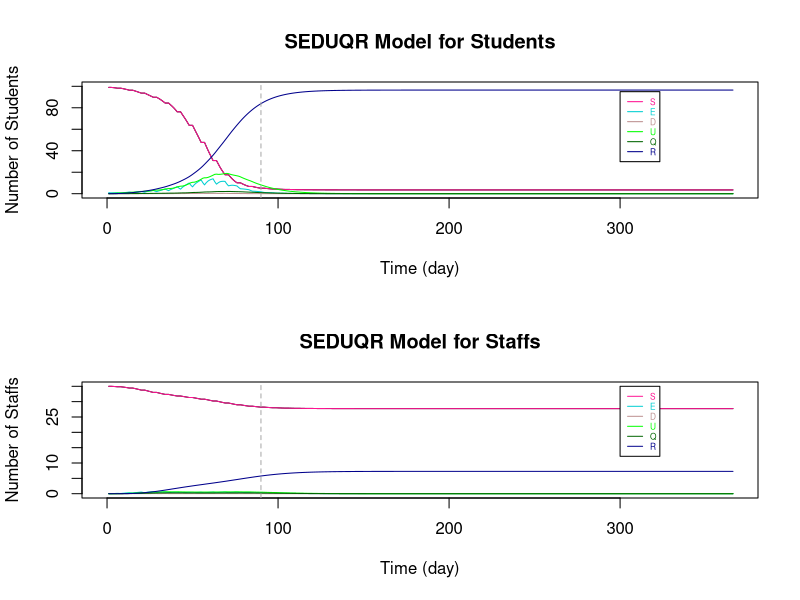

Reproduce this figure in R.
# Baseline : 
# School Opening Time : Monday - Friday
# Bubble Size : 10 studemts with 3 staffs
# Betwwen Bubble Contact Number : 3

###################################################################################################################

# Parameters
Ta = matrix(c(0.64,1), nrow = 2) # transmissibility of student and staff
Ca = matrix(c(0.79,1), nrow = 1)  # susceptibility of student and staff
tau = c(0.54, 0.54/2)  # individual transmission rate within and outside the bubble
# set p: the transmission rate: 
p1 = Ta %*% Ca
# p = (student-student same bubble, student-student different, staff-student, student-staff, staff-staff both teaching same or different bubbles)
p = c(p1[1,1]*tau[1], p1[1,1]*tau[2], p1[2,1]*tau[2], p1[1,2]*tau[2], p1[2,2]*tau[2]) #RHO

a = 0.2  # ALPHA: rate from latent to infection
d = c(0.1,0.3) # d:probability of an infection is detectable/symptomatic for student and staff
e = 0.138 # EPSILON: the relative transmission for undetectable compared to detectable
o = 0.75  # THETA: rate of getting quanrantined 
y = 0.1 # GAMMA:recovery rate (differ by age and compartments)

r.values = c(9,3,10,3,3)  # r:contact r people (should be changing with time), in the same order as p (RHO)

T = 366
N = 10 # student number in each bubble


###################################################################################################################

# Define dataframe - students bubbles 1-10 and total staff
# Define array 
B <- matrix(rep(0), T, 7)
A <- array(rep(B), dim = c(T, 7, 11))

A[,1,] <- 10 #  S
A[,7,] <- 10 #  N
A[,1,11] <- 30  # 30 staffs are S initially
A[,7,11] <- 55 #  55 staffs in total (20 of them work from home)
A[1,,1] <- c(9,1,0,0,0,0,10)   # initials

dimnames(A) <- list(1:T, c("S","E","D","U","Q","R","N"), c(sprintf("B%d", 1:10),"Staff"))  # name the array

head(A)
da_t <- as.data.frame(A)

###################################################################################################################

# Set initials
S <- matrix(rep(0), T+1, 10)
E <- matrix(rep(0), T+1, 10)
D <- matrix(rep(0), T+1, 10)
U <- matrix(rep(0), T+1, 10)
Q <- matrix(rep(0), T+1, 10)
R <- matrix(rep(0), T+1, 10)
r <- matrix(rep(0), T+1, 10)

S.Staff=S1=S2=S3=S4=S5=S6=S
E.Staff=E1=E2=E3=E4=E5=E6=E
D.Staff=D1=D2=D3=D4=D5=D6=D
U.Staff=U1=U2=U3=U4=U5=U6=U
Q.Staff=Q1=Q2=Q3=Q4=Q5=Q6=Q
R.Staff=R1=R2=R3=R4=R5=R6=R
r1=r2=r3=r4=r5=r

S5.diff=S2.diff=S
E5.diff=E2.diff=E
D5.diff=D2.diff=D
U5.diff=U2.diff=U
R5.diff=R2.diff=R
r5.diff=r2.diff=r

S.Staff.change = S.Staff

# Staff replacement
Staff.School = S.Staff  
Staff.rp = S.Staff  

# Tutorial Group
S.Std_Std = S
S.Std1=S.Std2=S
S.Stf=E.Stf=D.Stf=U.Stf=Q.Stf=R.Stf=S


###################################################################################################################
# The Symbols for the Dynamic system 

# STUDENTS
# S, E, D, U, Q, R : (without subscript of numbers) TOTAL number of students in each compartment (for an individual bubble)

# S1, E1, D1, U1, Q1, R1: TOTAL number of students in each compartments with ONLY the intractions WITHIN bubbles (for an individual bubble)

# S2.diff, E2.diff, D2.diff, U2.diff, R2.diff : TOTAL number of students that are not in the specified bubble (for an individual bubble)

# S2, E2, D2, U2, Q2, R2: CHANGE of number of students in each compartments by BETWEEN-BUBBLES interactions (for an individual bubble)

# S3, E3, D3, U3, Q3, R3 : CHANGE of number of students in each compartments by their teaching staffs (for an individual bubble)

# STAFFS
# S.Staff, E.Staff, D.Staff, U.Staff, Q.Staff, R.Staff : (without subscript of numbers) TOTAL number of STAFF in each compartment (for those teaching an individual bubble)

# S4, E4, D4, U4, Q4, R4: CHANGE of number of staffs in each compartments by the students they teach (for those teaching an individual bubble)

# S5.diff, E5.diff, D5.diff, U5.diff, R5.diff : TOTAL number of staffs that are not teaching the specified bubble (for those teaching an individual bubble)

# S5, E5, D5, U5, Q5, R5 : CHANGE of number of staffs in each compartments by staffs teaching other bubbles (for those teaching an individual bubble)

# S6, E6, D6, U6, Q6, R6 : CHANGE of number of staffs in each compartments by the staffs teaching the same bubble (for those teaching an individual bubble)

# r are the number of sesceptible contacts that an infection case would contact (vary with situations)

# Staff.School : the number of staff at school of teaching each bubble

# Staff.rp : the number of staff that can come to teach the bubble that were working from home

# TUTOR GROUP

# S.Std_Std : CHANGE of number of student in tutor group by infections within tutor group

# S.Std1 : CHANGE of number of student in bubble j by infections within tutor group

# S.Std2 : CHANGE of number of student in bubble j by infections from the tutor

# S.Stf, E.Stf, D.Stf, U.Stf, Q.Stf, R.Stf : Total number of tutors being infected in tutor group j

###################################################################################################################

# i : time step start from 1 
# j : bubble number 1 to 10

for (i in 1:T){
  for (j in 1:10){  
    
    ###### For STUDENTS
    
    # initals
    S[1,j] =  da_t[1,paste("S.B", j, sep = "")]
    E[1,j] =  da_t[1,paste("E.B", j, sep = "")]
    D[1,j] =  da_t[1,paste("D.B", j, sep = "")]
    U[1,j] =  da_t[1,paste("U.B", j, sep = "")]
    Q[1,j] =  da_t[1,paste("Q.B", j, sep = "")]
    R[1,j] =  da_t[1,paste("R.B", j, sep = "")]
    
    # STUDENT to STUDENT in the SAME BUBBLE
    S1[1,j] =  da_t[1,paste("S.B", j, sep = "")]
    E1[1,j] =  da_t[1,paste("E.B", j, sep = "")]
    D1[1,j] =  da_t[1,paste("D.B", j, sep = "")]
    U1[1,j] =  da_t[1,paste("U.B", j, sep = "")]
    Q1[1,j] =  da_t[1,paste("Q.B", j, sep = "")]
    R1[1,j] =  da_t[1,paste("R.B", j, sep = "")]
    r1[1,j] =  S[1,j]  # number of contact depends on how many S in the bubble
    
    # This formula comes from the dynamic equations (in powerpoint slide 4)
    S1[i+1,j] = S[i,j] - r1[i,j]*p[1]*(D[i,j]+e*U[i,j])
    E1[i+1,j] = E[i,j] + r1[i,j]*p[1]*(D[i,j]+e*U[i,j]) - a*E[i,j]
    D1[i+1,j] = D[i,j] + a*d[1]*E[i,j] - o*D[i,j]
    U1[i+1,j] = U[i,j] + a*(1-d[1])*E[i,j] - y*U[i,j]
    Q1[i+1,j] = Q[i,j] + o*D[i,j] - y*Q[i,j]
    R1[i+1,j] = R[i,j] + y*(Q[i,j]+U[i,j])
    r1[i+1,j] = S[i,j] 
    
    
    # STUDENT to STUDENT in DIFFERENT BUBBLES #
    # number of contact for each individual in bubble j to students in other bubbles
    r2.diff[1,j] =  3  # each student in j contact 3 students in other bubbles
    r2.diff[i+1,j] = r2.diff[i,j]    
    # the total number of contacts of the students in bubble j
    m = round(r2.diff[i,j]*(S[i,j]))  # only Susceptible individuals in j might be infected by students in other bubbles
    
    # inital values of total number of students at school not in bubble j
    # (only S,E,D,U are at school, currently not considered recovery come back to school yet)
    S2.diff[1,j] = 90
    E2.diff[1,j] = 0
    D2.diff[1,j] = 0
    U2.diff[1,j] = 0
    R2.diff[1,j] = 0
    
    # Subset for S,E,D,U compartments of all bubbles 
    all.S = (c(1:ncol(da_t)) %% 7) == 1
    all.E = (c(1:ncol(da_t)) %% 7) == 2
    all.D = (c(1:ncol(da_t)) %% 7) == 3
    all.U = (c(1:ncol(da_t)) %% 7) == 4
    all.R = (c(1:ncol(da_t)) %% 7) == 6
    
    #total number of students at school not in bubble j (and not staff: the reason of removing the last column)
    # The number of S, E, D, U at time i, different to bubble j
    S2.diff[i,j] = round(sum((da_t[i,(all.S)][,-j])[,c(1:ncol(da_t[i,(all.S)][,-j])-1)]))
    E2.diff[i,j] = round(sum((da_t[i,(all.E)][,-j])[,c(1:ncol(da_t[i,(all.E)][,-j])-1)]))
    D2.diff[i,j] = round(sum((da_t[i,(all.D)][,-j])[,c(1:ncol(da_t[i,(all.D)][,-j])-1)]))
    U2.diff[i,j] = round(sum((da_t[i,(all.U)][,-j])[,c(1:ncol(da_t[i,(all.U)][,-j])-1)]))
    R2.diff[i,j] = round(sum((da_t[i,(all.R)][,-j])[,c(1:ncol(da_t[i,(all.R)][,-j])-1)]))
    
    # make a list of S, E, D, U not in bubble j (the times of repeat is the number of students in each compartment)
    list = c(rep("S", S2.diff[i,j]), rep("E", E2.diff[i,j]), rep("D", D2.diff[i,j]), rep("U", U2.diff[i,j]), rep("R", R2.diff[i,j]))
    
    #count the number of S,E,D,U that students in j contacted to
    # " sample(list, m, replace = TRUE) ": Randomly select m from list
    set.seed(123)
    countS = sum((sample(list, m, replace = TRUE))=="S") # for students in bubble j: the number of contact outside bubble j are S
    countE = sum((sample(list, m, replace = TRUE))=="E") # for students in bubble j: the number of contact outside bubble j are E
    countD = sum((sample(list, m, replace = TRUE))=="D") # for students in bubble j: the number of contact outside bubble j are D
    countU = sum((sample(list, m, replace = TRUE))=="U") # for students in bubble j: the number of contact outside bubble j are U
    countR = sum((sample(list, m, replace = TRUE))=="R") # for students in bubble j: the number of contact outside bubble j are R
    
    
    # The number of change in S and E compartments by interactions from other bubbles to bubbles j (only the partial effect)
    # initial (no intractions between bubbles at time 1)
    S2[1,j] = 0
    E2[1,j] = 0
    
    # The change in S and E for bubble j only depends on the number of:
    # 1. (   susceptible students in bubble j: r1[i,j] = S[i,j]   ) and 
    # 2. (   number of detectable/symtomatic and undetectable/asymtomatic that are contacted in other bubbles: countD+e*countU   
    #                                                        -- e is because the effectiveness on D and U in infection rate are different)
    S2[i+1,j] = -p[2]*(countD+e*countU)  # Only the change because of other bubbles
    E2[i+1,j] = p[2]*(countD+e*countU)  # Only the change because of other bubbles, so those Es goes into D/U compartments are included in E1
    
    
    # STAFF to STUDENTs they teach 
    # initial - there is no change of S and E initially
    S3[1,j] = 0
    E3[1,j] = 0
    r3[1,j] = r.values[3]
    
    # The change in S and E for bubble j depends on the number of D and U of staffs
    S3[i+1,j] = - r1[i,j]*p[3]*(D.Staff[i,j]+e*U.Staff[i,j])   
    E3[i+1,j] = r1[i,j]*p[3]*(D.Staff[i,j]+e*U.Staff[i,j]) 
    r3[i+1,j] =  S[i,j]
    
    
    
    ### TUTOR GROUP
    
    # STUDENTs TO STUDENTs in the same tutorial group
    
    # A tutor group contains 2 bubbles of students and a staff that is not teaching the bubbles
    # With the tutor meeting of 15mins and a typical school day of 6 hours, the time length of contact is 1/24 of that in a bubble
    # initial (S.Std_Std is the change of S in tutor group j with students in both bubble j and 11-j)
    S.Std_Std[1,] = c(rep(0,10))  # S.Std_Std : total change of students in tutor group
    S.Std1[1,] = c(rep(0,10))
    
    
    # The change of S for tutor group j with students in both bubble j and 11-j
    if (j <= 5){ # 5 tutor groups in total
      S.Std_Std[i+1,j] = - (S[i,j]+S[i,11-j])*p[1]*((D[i,j]+e*U[i,j])+(D[i,11-j]+e*U[i,11-j]))*1/24
      
      # As the change is less than 0.5, separate the new cases of infections according to the percentage of S in each bubble
      if (S[i,j]+S[i,11-j] > 0){
        S.Std1[i+1,j] = S.Std_Std[i+1,j]*S[i,j]/(S[i,j]+S[i,11-j])  # S.Std1 : total change of students in  bubble j by having tutor group
        S.Std1[i+1,11-j] = S.Std_Std[i+1,j]*S[i,11-j]/(S[i,j]+S[i,11-j])
      }
      
      else{
        S.Std1[i+1,j] = 0
        S.Std1[i+1,11-j] = 0
      }
    }
    
    else{ # avoid to count the infections twice
    }
    
    
    # STAFF TO STUDENTs in the same tutorial group
    
    # There is only 1 staff for each tutor group
    # S.Std2 : the change of studnets in bubble j by infections from the tutor
    # initial - there is no change of S and E initially
    S.Std2[1,] = c(rep(0,10)) 
    
    # The change of S for tutor group j with students in both bubble j and 11-j
    if (j <= 5){ # 5 tutor groups in total
      if (S[i,j]+S[i,11-j] > 0){
        S.Std2[i+1,j] = - ((S[i,j]+S[i,11-j])*p[3]*(D.Stf[i,j]+e*U.Stf[i,j])*1/24)*(S[i,j]/(S[i,j]+S[i,11-j]))
        S.Std2[i+1,11-j] = - ((S[i,j]+S[i,11-j])*p[3]*(D.Stf[i,j]+e*U.Stf[i,j])*1/24)*(S[i,11-j]/(S[i,j]+S[i,11-j]))
      }
      
      else{
        S.Std2[i+1,j] = 0
        S.Std2[i+1,11-j] = 0
      }
    }
    
    else{ # avoid to count the infections twice
    }
    
    
    
    # TOTAL on STUDNETS 
    if (S1[i+1,j] + S2[i+1,j] + S3[i+1,j] + S.Std1[i+1,j] + S.Std2[i+1,j] >= 0){   # The total number of S has to be >= 0
      S[i+1,j] = S1[i+1,j] + S2[i+1,j] + S3[i+1,j] + S.Std1[i+1,j] + S.Std2[i+1,j]
      E[i+1,j] = E1[i+1,j] + E2[i+1,j] + E3[i+1,j] - S.Std1[i+1,j] - S.Std2[i+1,j]
    }
    else {  # If not, S = 0, 
      #         E = previous (time step) amout of E - the same amount of students reduced in S compartment - those move to the next compartments
      S[i+1,j] = 0
      E[i+1,j] = E[i,j] - (S[i+1,j]-S[i,j]) - a*E[i,j]
    }
    
    D[i+1,j] = D1[i+1,j]
    U[i+1,j] = U1[i+1,j]
    Q[i+1,j] = Q1[i+1,j]
    R[i+1,j] = R1[i+1,j]
    
    
    ###### For STAFF
    
    # Assume there are 55 staffs in total, initially 30 of them teach students. 
    # The overall effect on STAFF (stdent -> staff  &   staff -> staff in same / different bubble)
    
    # initials
    S.Staff[1,] =  3
    E.Staff[1,] =  0
    D.Staff[1,] =  0
    U.Staff[1,] =  0
    Q.Staff[1,] =  0
    R.Staff[1,] =  0
    
    # STUDENT to STAFF
    # initials
    S4[1,j] = 0
    r4[1,j] = r.values[4]  
    
    # Only S and E compartments will change directly by the infection cause by studnets (E3 = -S3)
    S4[i+1,j] = - r4[i]*p[4]*(D[i,j]+e*U[i,j])
    r4[i+1,j] = S.Staff[i,j]
    
    
    # STAFF to STAFF (teach same bubble)
    # initials
    S6[1,j] = 0
    
    # Only S and E compartments will change directly by the infection cause by staffs teach same bubble (E6 = -S6)
    S6[i+1,j] = - r4[i]*p[5]*(D.Staff[i,j]+e*U.Staff[i,j])
    
    
    # STAFF to STAFF (teach different bubbles)
    # number of contact for each individual staff teach bubble j to the staffs teach other bubbles
    r5.diff[1,j] =  3  # each staff teach j contact 3 staffs teach other bubbles
    r5.diff[i+1,j] = r5.diff[i,j]    
    # the total number of contacts of the students in bubble j
    m.Staff = round(r5.diff[i,j]*(S.Staff[i,j]))  # only Susceptible staffs in j might be infected 
    
    # inital values of total number of staff at school not teach bubble j
    # (only S,E,D,U are at school, currently not considered recovery come back to school yet)
    S5.diff[1,] = 27
    E5.diff[1,] = 0
    D5.diff[1,] = 0
    U5.diff[1,] = 0
    R5.diff[1,] = 0
    
    # The number of S, E, D, U at time i, not teaching to bubble j
    S5.diff[i,j] = round(sum(S.Staff[i,])-S.Staff[i,j])
    E5.diff[i,j] = round(sum(E.Staff[i,])-E.Staff[i,j])
    D5.diff[i,j] = round(sum(D.Staff[i,])-D.Staff[i,j])
    U5.diff[i,j] = round(sum(U.Staff[i,])-U.Staff[i,j])
    R5.diff[i,j] = round(sum(R.Staff[i,])-R.Staff[i,j])
    
    # make a list of S, E, D, U not teach bubble j (the times of repeat is the number of staff in each compartment)
    list.Staff = c(rep("S", S5.diff[i,j]), rep("E", E5.diff[i,j]), rep("D", D5.diff[i,j]), rep("U", U5.diff[i,j]), rep("R", R5.diff[i,j]))
    
    #count the number of S,E,D,U that staffs teaching bubble j contacted to
    # " sample(list.Staff, m.Staff, replace = TRUE) ": Randomly select m.Staff from list
    set.seed(123)
    count.StaffS = sum((sample(list.Staff, m.Staff, replace = TRUE))=="S") # for students in bubble j: the number of contact outside bubble j are S
    count.StaffE = sum((sample(list.Staff, m.Staff, replace = TRUE))=="E") # for students in bubble j: the number of contact outside bubble j are E
    count.StaffD = sum((sample(list.Staff, m.Staff, replace = TRUE))=="D") # for students in bubble j: the number of contact outside bubble j are D
    count.StaffU = sum((sample(list.Staff, m.Staff, replace = TRUE))=="U") # for students in bubble j: the number of contact outside bubble j are U
    count.StaffR = sum((sample(list.Staff, m.Staff, replace = TRUE))=="R") # for students in bubble j: the number of contact outside bubble j are R
    
    # The number of change in S and E compartments by staffs teach j and other staffs contacts
    # initial (no transmission at time 1)
    S5[1,j] = 0
    
    # The change in S and E for staffs teach bubble j only depends on the number of:
    # 1. (   susceptible staffs teach bubble j: r5[i,j] = S.Staff[i,j]   ) and 
    # 2. (   number of detectable/symtomatic and undetectable/asymtomatic staffs teach other bubbles: count.StaffD+e*count.StaffU
    #                                                        -- e is because the effectiveness on D and U in infection rate are different)
    S5[i+1,j] = - p[5]*(count.StaffD+e*count.StaffU)  # Only the change because of staff teach other bubbles
    # E5 = -S5
    
    
    # TUTOR GROUP
    
    # The STUDENTS in the tutor group to STAFF
    # Assume for tutor group 1-5, the tutor is not teaching any bubbles
    # There is no staff to replace tutor if he is infected, but he will work again when he has recovered
    # initial - there is no change of S and E initially
    S.Stf[1,] = c(rep(1,5), rep(0,5)) 
    E.Stf[1,] = D.Stf[1,] = U.Stf[1,] = Q.Stf[1,] = R.Stf[1,] = rep(0,10)
    
    
    # The total number of S for staff in tutor group j 
    if (j <= 5){ # 5 tutor groups in total
      if (S.Stf[i,j] > 0){
        S.Stf[i+1,j] = S.Stf[i,j] - S.Stf[i,j]*p[4]*((D[i,j]+e*U[i,j])+(D[i,11-j]+e*U[i,11-j]))*1/24
      }
      
      else{
        S.Stf[i+1,j] = 0
      }
    }
    
    else{ # avoid to count the infections twice
      S.Stf[i+1,j] = 0
    }
    
    if (S.Stf[i+1,j] - S.Stf[i,j] >= 0) {
      S.Stf[i+1,j] = S.Stf[i+1,j]
    }
    
    else{
      S.Stf[i+1,j] = S.Stf[i,j]
    }
    
    E.Stf[i+1,j] = E.Stf[i,j] + (S.Stf[i+1,j] - S.Stf[i,j]) - a*E.Stf[i,j]
    D.Stf[i+1,j] = D.Stf[i,j] + a*d[1]*E.Stf[i,j] - o*D.Stf[i,j]
    U.Stf[i+1,j] = U.Stf[i,j] + a*(1-d[1])*E.Stf[i,j] - y*U.Stf[i,j]
    Q.Stf[i+1,j] = Q.Stf[i,j] + o*D.Stf[i,j] - y*Q.Stf[i,j]
    R.Stf[i+1,j] = R.Stf[i,j] + y*(Q.Stf[i,j]+U.Stf[i,j])
    
    # TOTAL on STAFF
    # the total change of staff
    
    S.Staff.change[1,j] = 0
    S.Staff.change[i+1,j] = -(S4[i+1,j] + S5[i+1,j] + S6[i+1,j])    
    
    # With larger number in each group, remove the overlapping cases of new infection by:
    # (There might be chance an individual staff is infected by both students he teach and other staff he contact with)
    # Here, use randomly choosing to reduce the overlapping change effect
    # # # count.StaffS_overlap = - round(S3[i+1,j] + S5[i+1,j] + S6[i+1,j]) # the infected cases/the change in S (with overlap)
    
    # This formula comes from the dynamic equations (in powerpoint slide 4)
    S.Staff[i+1,j] = S.Staff[i,j] - S.Staff.change[i+1,j]
    E.Staff[i+1,j] = E.Staff[i,j] + S.Staff.change[i+1,j] - a*E.Staff[i,j]
    D.Staff[i+1,j] = D.Staff[i,j] + a*d[2]*E.Staff[i,j] - o*D.Staff[i,j]
    U.Staff[i+1,j] = U.Staff[i,j] + a*(1-d[2])*E.Staff[i,j] - y*U.Staff[i,j]
    Q.Staff[i+1,j] = Q.Staff[i,j] + o*D.Staff[i,j] - y*Q.Staff[i,j]
    R.Staff[i+1,j] = R.Staff[i,j] + y*(Q.Staff[i,j]+U.Staff[i,j])
    
    
   
    
    
    
    # The change on Weekends
    # There will not be new infections from 0 A.M. on Saturday till 0 A.M. on the following Monday
    
    offschool = c(seq(0,T,7)-1,seq(0,T,7)-0)
    
    if (!is.na(match(i, setdiff(0:T,offschool))) == TRUE){  #if time i is weekday
    }
    
    else{  #if time i is weekend
      S[i+1,j] = S[i,j]
      E[i+1,j] = E[i,j] - a*E[i,j]
      
      S.Staff[i+1,j] = S.Staff[i,j]
      E.Staff[i+1,j] = E.Staff[i,j] - a*E.Staff[i,j]
      
    }
    
    # Add the results of each time step i and each bubble j of each compartments to the dataframe da_t
    da_t[i,paste("S.B", j, sep = "")] <- S[i,j]
    da_t[i,paste("E.B", j, sep = "")] <- E[i,j]
    da_t[i,paste("D.B", j, sep = "")] <- D[i,j]
    da_t[i,paste("U.B", j, sep = "")] <- U[i,j]
    da_t[i,paste("Q.B", j, sep = "")] <- Q[i,j]
    da_t[i,paste("R.B", j, sep = "")] <- R[i,j]
    
    da_t[i,paste("S.", "Staff", sep = "")] <- sum(S.Staff[i,]) + sum(S.Stf[i,])
    da_t[i,paste("E.", "Staff", sep = "")] <- sum(E.Staff[i,]) + sum(E.Stf[i,])
    da_t[i,paste("D.", "Staff", sep = "")] <- sum(D.Staff[i,]) + sum(D.Stf[i,])
    da_t[i,paste("U.", "Staff", sep = "")] <- sum(U.Staff[i,]) + sum(U.Stf[i,])
    da_t[i,paste("Q.", "Staff", sep = "")] <- sum(Q.Staff[i,]) + sum(Q.Stf[i,])
    da_t[i,paste("R.", "Staff", sep = "")] <- sum(R.Staff[i,]) + sum(R.Stf[i,])
    
    # Sum up the total dynamic of students for all bubbles
    da_t$S.Student[i] <- sum(S[i,])
    da_t$E.Student[i] <- sum(E[i,])
    da_t$D.Student[i] <- sum(D[i,])
    da_t$U.Student[i] <- sum(U[i,])
    da_t$Q.Student[i] <- sum(Q[i,])
    da_t$R.Student[i] <- sum(R[i,])
    da_t$N.Student[i] <- 100
    
  }
}

# Add extra columns 
for (i in 1:T){
  
  # reproduction rate Rt
  da_t$Rt.Student[i] <- (da_t$E.Student[i+1] + da_t$D.Student[i+1] + da_t$U.Student[i+1] + da_t$Q.Student[i+1]) / 
    (da_t$E.Student[i] + da_t$D.Student[i] + da_t$U.Student[i] + da_t$Q.Student[i])
  
  da_t$Rt.Staff[i] <- (da_t$E.Staff[i+1] + da_t$D.Staff[i+1] + da_t$U.Staff[i+1] + da_t$Q.Staff[i+1]) / 
    (da_t$E.Staff[i] + da_t$D.Staff[i] + da_t$U.Staff[i] + da_t$Q.Staff[i])
}



###################################################################################################################
# Plot SEDUQR graphs
par(mfrow=c(2, 1), lwd=1)

# Students
X_lim <- seq(1,T,by=1)
plot(da_t$S.Student~X_lim, pch=15, col="black", main = "SEDUQR Model for Students", type = "l", xlab = "Time (day)", ylab = "Number of Students", xlim = c(0,T), ylim = c(0,100))

lines(da_t$S.Student, col="DeepPink", lty=1)
lines(da_t$E.Student, col="darkTurquoise", lty=1)
lines(da_t$D.Student, col="RosyBrown", lty=1)
lines(da_t$U.Student, col="green", lty=1)
lines(da_t$Q.Student, col="darkgreen", lty=1)
lines(da_t$R.Student, col="darkblue", lty=1)

legend(300, 95 ,c("S","E","D", "U", "Q", "R"),col=c("DeepPink","darkTurquoise","RosyBrown", "green", "darkgreen", "darkblue"),
       text.col=c("DeepPink","darkTurquoise","RosyBrown", "green", "darkgreen", "darkblue"),lty=c(1,1,1,1,1,1),
       cex=0.5)

abline(v=90,col="dark grey", lty=2)

# Staffs
X_lim <- seq(1,T,by=1)
plot(da_t$S.Staff~X_lim, pch=15, col="black", main = "SEDUQR Model for Staffs", type = "l", xlab = "Time (day)", ylab = "Number of Staffs", xlim = c(0,T), ylim = c(0,35))

lines(da_t$S.Staff, col="DeepPink", lty=1)
lines(da_t$E.Staff, col="darkTurquoise", lty=1)
lines(da_t$D.Staff, col="RosyBrown", lty=1)
lines(da_t$U.Staff, col="green", lty=1)
lines(da_t$Q.Staff, col="darkgreen", lty=1)
lines(da_t$R.Staff, col="darkblue", lty=1)

legend(300, 35,c("S","E","D", "U", "Q", "R"),col=c("DeepPink","darkTurquoise","RosyBrown", "green", "darkgreen", "darkblue"),
       text.col=c("DeepPink","darkTurquoise","RosyBrown", "green", "darkgreen", "darkblue"),lty=c(1,1,1,1,1,1),
       cex=0.5)

abline(v=90,col="dark grey", lty=2)
